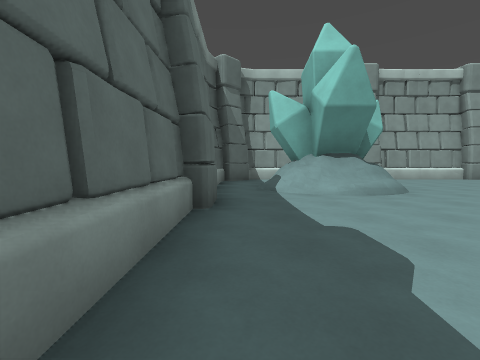
[1] (above)

16 first-person views from a walk through a Godot game level. The camera is 1.3 m above the floor, tilts 4° down and sees 90° across. The floor is counted in squares, 2.25 m on a side. Each view is taken from the middle of a square. On the plan, view 1 faces up. The plan holds only what a view shows up to about 9 squares ahead; the rest is blank.

[2]
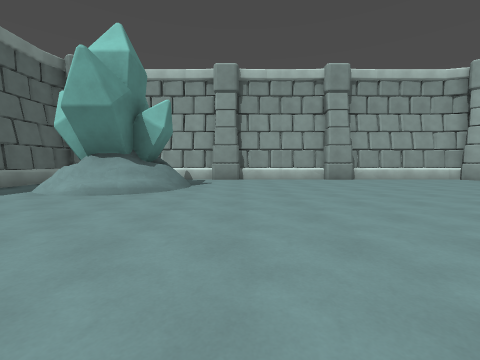

[3]
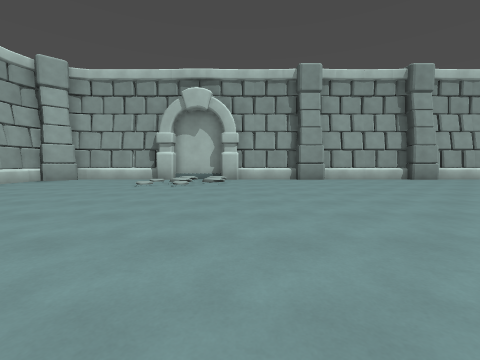

[4]
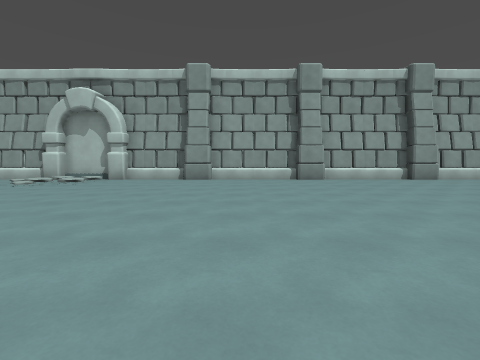

[5]
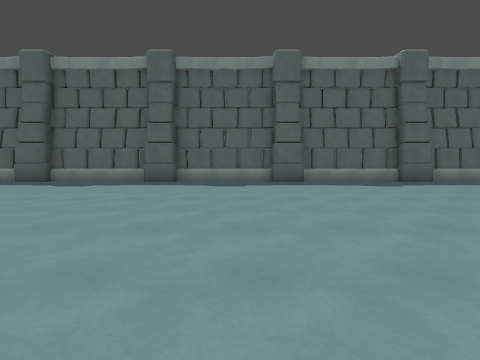

[6]
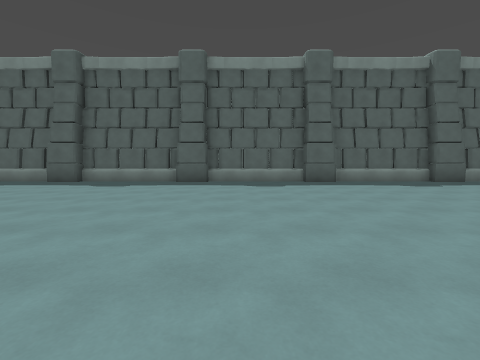

[7]
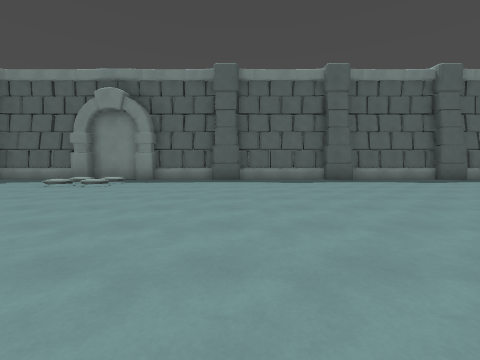

[8]
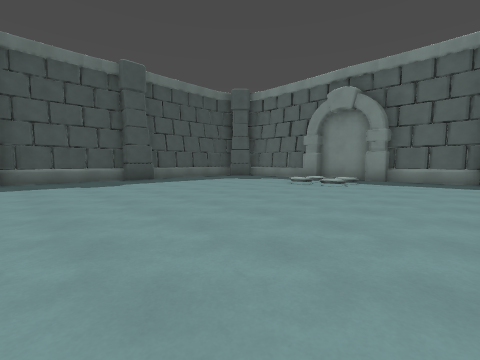

[9]
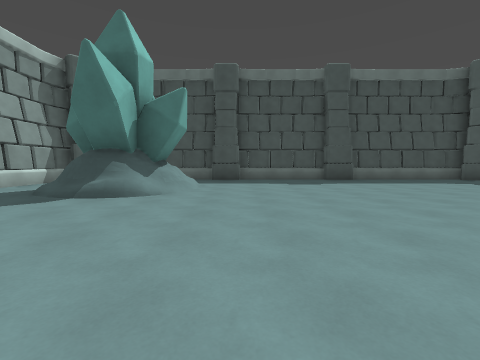

[10]
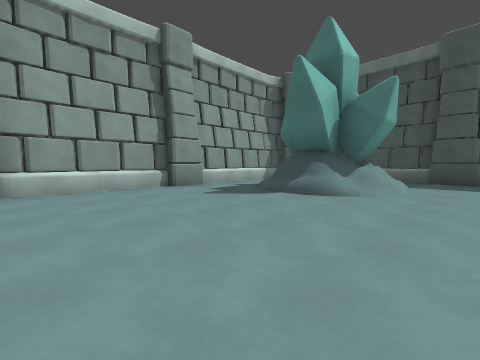

[11]
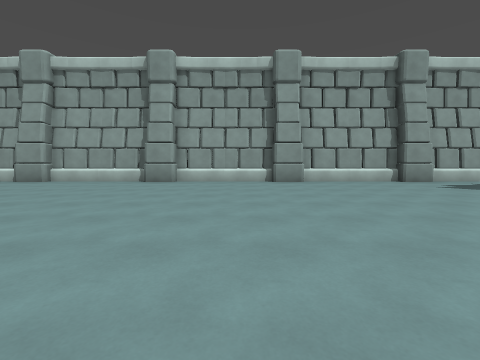

[12]
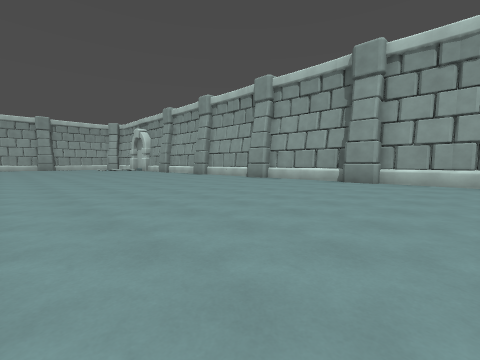

[13]
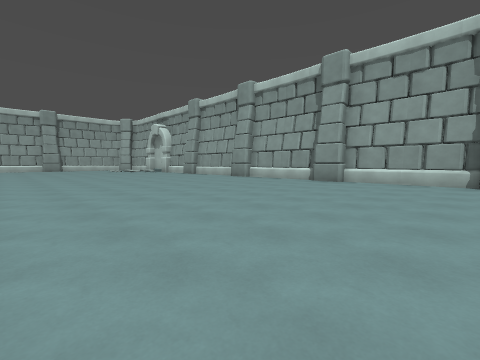

[14]
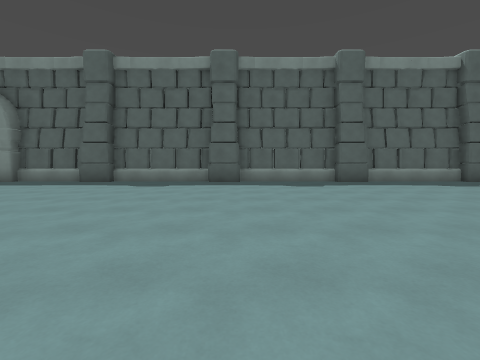

[15]
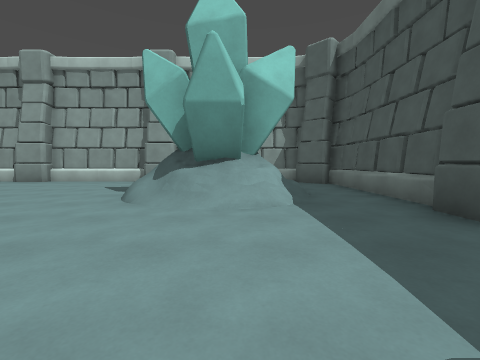

[16]
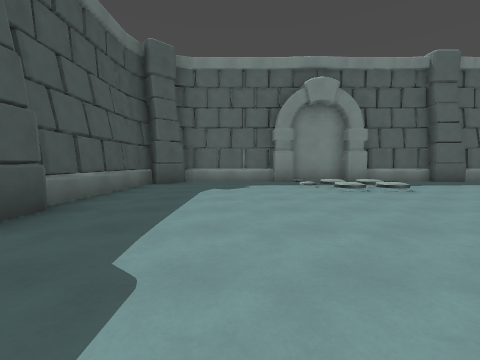

### Floor plan
Points are (right, up) in squares from view 1. A wall is a line through its corners. A room is listed if a view was taken in it or the views show most of it. See-through windows are left out.
Room 1 (views 1, 2, 3, 4, 5, 6, 7, 8, 9, 10, 11, 12, 13, 14, 15, 16)
walls: (13.4, -9.5) (13.4, -8); (13.6, -8.1) (13.6, -5); (13.6, -12.1) (13.6, -8.9); (-0.4, -8) (-0.4, -9.5); (13.4, -5) (13.4, -4); (-0.6, -8.9) (-0.6, -12.1); (13.4, -13.5) (13.4, -12); (-0.4, -12) (-0.4, -13.5); (13.6, -4.1) (13.6, -1); (-0.6, -12.9) (-0.6, -16.1); (-0.6, -4.9) (-0.6, -8.1); (-0.4, -4) (-0.4, -5); (13.6, -16.1) (13.6, -12.9); (-0.4, -16) (-0.4, -17); (13.4, -17) (13.4, -16); (13.4, -1) (13.4, -0.1); (-0.6, -16.9) (-0.6, -19.1); (13.6, -0.1) (13.6, 2.1); (-0.6, -0.9) (-0.6, -4); (-0.4, 0) (-0.4, -1); (-0.4, -19.1) (-0.4, -19.6); (13.7, -19.6) (13.7, -18); (13.4, 2) (13.4, 2.6); (10.6, -21.4) (11.3, -21.7); (13.6, -20.1) (13.6, -16.9); (-0.8, -19.6) (-0.8, -21.3); (9.9, -22.1) (10.3, -21.6) (10.8, -21.6); (13.8, 2.6) (13.8, 4.4); (13.4, -21) (13.4, -20); (10.2, -22.3) (10.2, -21.6); (-0.6, 3.1) (-0.6, 0); (-0.4, -21.3) (-0.4, -21.9); (13.4, 4.4) (13.4, 4.9); (10.3, -23.5) (9.7, -22.8) (9.7, -22.3) (10.3, -21.9); (-0.4, 4) (-0.4, 3); (-0.6, -21.9) (-0.6, -24.4) (0.6, -25.6) (4.1, -25.6); (10.3, -23.7) (10.3, -23); (13.6, 4.9) (13.6, 7.4) (12.7, 8.3); (1.7, 5.5) (1.2, 5.5); (3.1, 6.2) (3.1, 5.6) (2.5, 5.5) (2.6, 5.1) (1.7, 5.1); (8, -25.4) (9, -25.4); (4, -25.4) (5, -25.4); (8.8, -25.6) (12.6, -25.6); (5, -25.6) (8.1, -25.6); (13.6, -24.6) (13.6, -21); (13.5, -25) (13.7, -24.4); (12.6, -25.4) (13.3, -24.7); (5, 8.4) (4.1, 8.4); (9, 8.4) (8, 8.4); (12.5, -25.7) (13, -25.6); (8.1, 8.6) (4.9, 8.6); (13.7, 7.5) (13.5, 7.9); (4.1, 8.6) (0.5, 8.6); (0, -25.5) (0.6, -25.8); (12.5, 8.6) (9, 8.6); (12.9, 8.5) (12.5, 8.7)
low walls: (13.8, -8.1) (13.8, -7.5); (-0.8, -7.4) (-0.8, -8); (13.8, -4.1) (13.8, -3.5); (-0.8, -3.5) (-0.8, -4); (10.2, -21.1) (10.7, -21.1); (13.6, 2.6) (13.6, 4.4); (9.5, -22.9) (9.6, -22); (9.5, -23.2) (9.5, -22.1) (10, -21.6); (3.5, 5.7) (3.2, 5.2) (2.8, 4.8); (12.4, -25.6) (12.9, -25.5); (12.9, 8.5) (12.4, 8.6)
ways out: opening at (0, 4) to room 2; opening at (1, 8) to room 2
Room 2 (no view inside)
walls: (-0.6, 7.5) (-0.6, 4.1); (1.5, 5.3) (1.2, 5.6) (1.2, 6.3); (1.7, 5.1) (1.3, 5.7); (-0.5, 8) (-0.7, 7.4); (0.3, 8.3) (-0.3, 7.7)
low walls: (-0.5, 7.9) (-0.6, 7.5)
ways out: opening at (0, 4) to room 1; opening at (1, 8) to room 1

Positions as (right, up) in squares from view 1, and headings:
1: (0, 0), facing up
2: (5, 0), facing up
3: (5, 2), facing right
4: (5, -2), facing right
5: (7, -2), facing left
6: (7, -7), facing left
7: (8, -16), facing left
8: (8, -17), facing down-left
9: (8, -17), facing down
10: (8, -17), facing down-right
11: (6, -15), facing right
12: (6, -15), facing up-right
13: (6, -12), facing up-right
14: (7, -12), facing left
15: (6, -23), facing right
16: (7, -23), facing left
